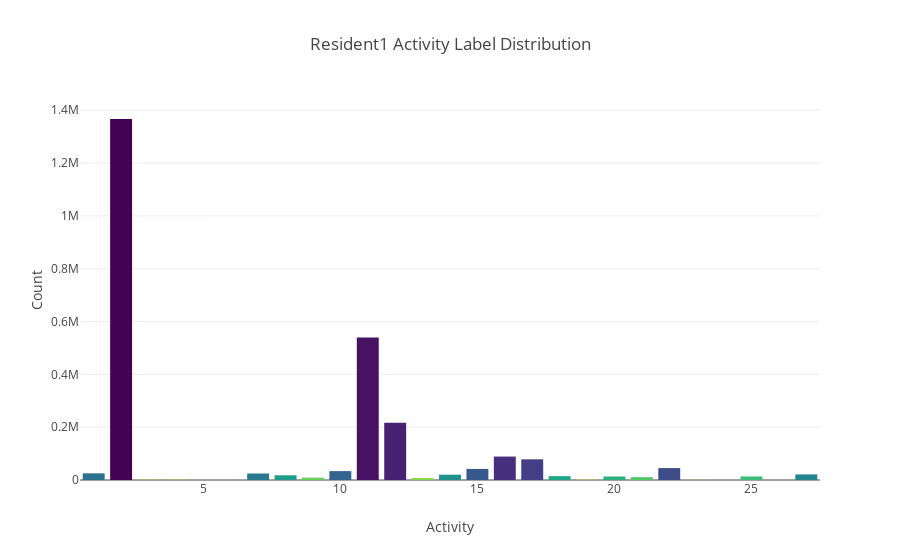

The code cell stored with this chart in its notebook:
### Code cell
#For Resident1
label_counts = label2.value_counts()

n = label_counts.shape[0]
colormap = get_cmap('viridis')
colors = [rgb2hex(colormap(col)) for col in np.arange(0, 1.01, 1/(n-1))]

data = go.Bar(x = label_counts.index,
              y = label_counts,
              marker = dict(color = colors))

layout = go.Layout(title = 'Resident1 Activity Label Distribution',
                   xaxis = dict(title = 'Activity'),
                   yaxis = dict(title = 'Count'))

fig = go.Figure(data=[data], layout=layout)
iplot(fig)

### Figure 1 — Plotly figure (JSON) as saved in the notebook; plotly's stock layout.template omitted (floating-point values rounded to 4 significant figures)
{"data": [{"marker": {"color": ["#440154", "#471164", "#482173", "#472f7d", "#433e85", "#3e4c8a", "#38588c", "#32648e", "#2d708e", "#297a8e", "#25858e", "#21918c", "#1e9b8a", "#21a685", "#2ab07f", "#3bbb75", "#52c569", "#69cd5b", "#86d549", "#a5db36", "#c2df23", "#e2e418", "#fde725"]}, "type": "bar", "x": [2, 11, 12, 16, 17, 22, 15, 10, 1, 7, 27, 14, 8, 18, 20, 25, 21, 9, 13, 4, 3, 19, 23], "y": [1366689, 539716, 216739, 88682, 78318, 45065, 41939, 33654, 25122, 24636, 21212, 20085, 17930, 14677, 13381, 13321, 10737, 8897, 7414, 1490, 1024, 986, 286]}], "layout": {"title": "Resident1 Activity Label Distribution", "xaxis": {"title": "Activity"}, "yaxis": {"title": "Count"}}}
